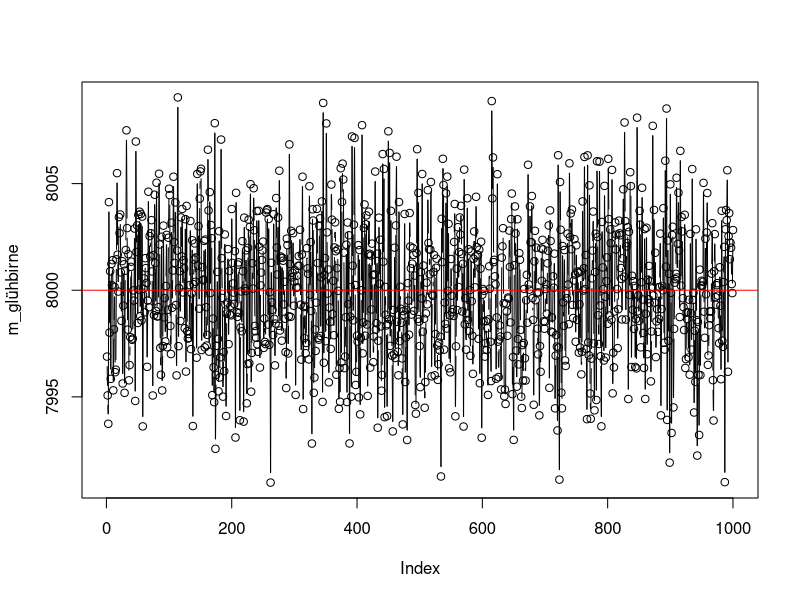
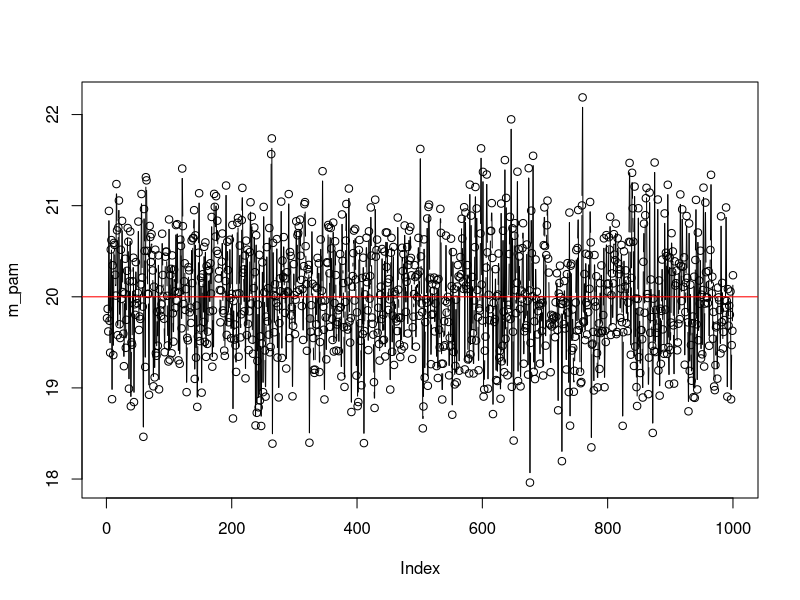
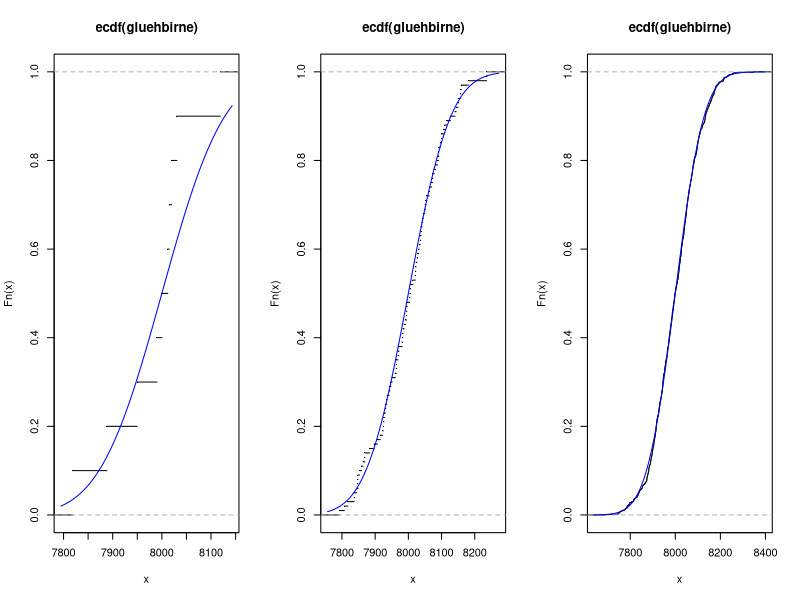
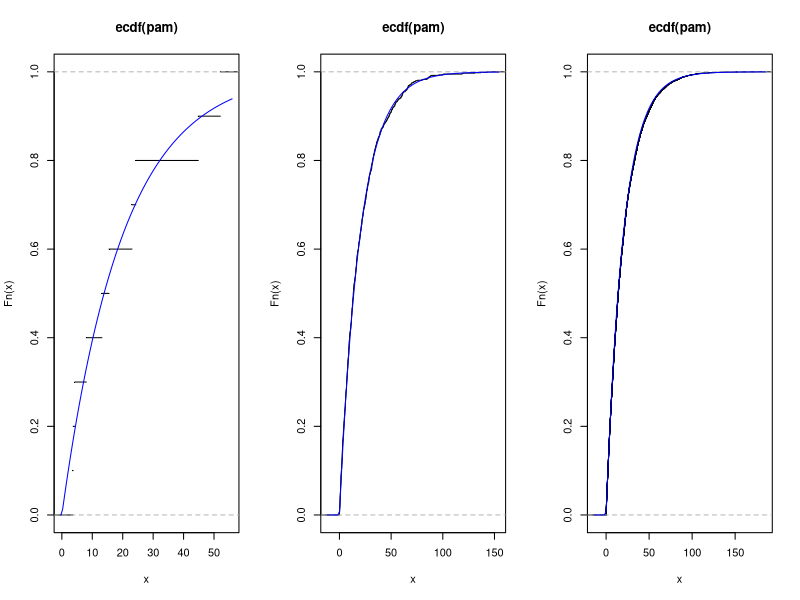
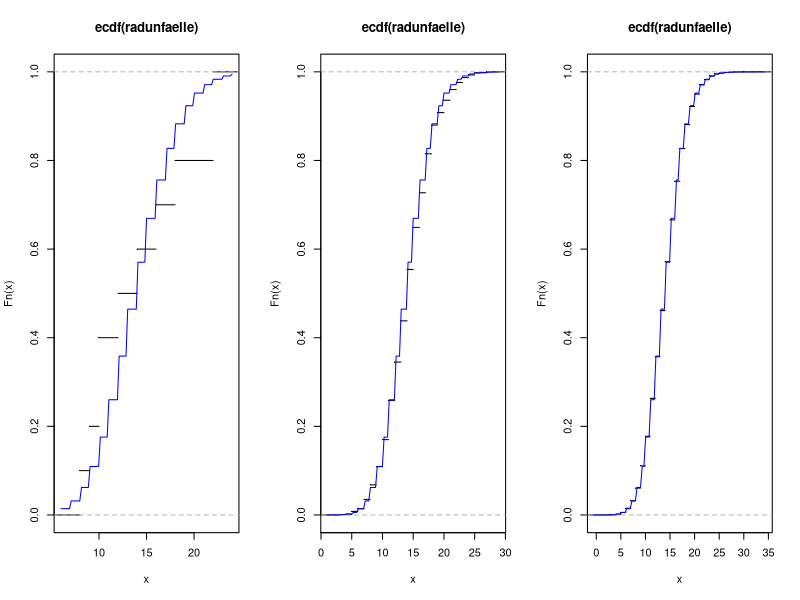
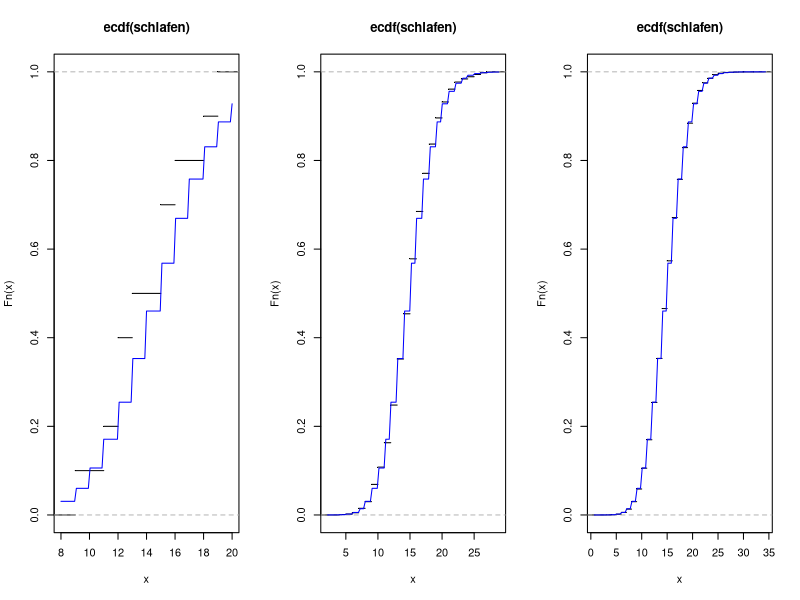

Write the R code that produced these figures, in order. (Note: this script raises an error after producing the figures.)
# Aufgabe 8.3 

# Aufgabe 8.3 a) 
set.seed(55)

glühbirne <- rnorm(10, mean = 8000, sd = 100)
PAM <- rexp(10, 1/20)
Radfahrer <- rpois(10, 14)
Student <- rbinom(10, 150, 0.1)
Schweine <- runif(10, 1, 5)

# Aufgabe 8.3 b) 
# erstelle Stichproben mit n = 1000 und berechne jeweils den Mittelwert
m_glühbirne <- c()
m_pam <- c()
m_radfahrer <- c()
m_student <- c()
m_schweine <- c()
n <- 1000


for(i in 1:1000) {
    m_glühbirne[i] <- mean(rnorm(n, mean = 8000, sd = 100))
    m_pam[i] <- mean(rexp(n, 1/20))
    m_radfahrer[i] <- mean(rpois(n, 14))
    m_student[i] <- mean(rbinom(n, 150, 0.1))
    m_schweine[i] <- mean(runif(n, 1, 5))
}


plot(m_glühbirne, type = "b")
abline(h = 8000, col = "red")

plot(m_pam, type = "b")
abline(h = 20, col = "red")

# Aufgabe 8.3 c) 
# Hauptsatz der Statistik / Glivenko-Cantelli 
par(mfrow = c(1, 3))
set.seed(55)

for(n in c(10, 100, 1000)){
  gluehbirne = rnorm(n, mean = 8000, sd = 100)
  plot(ecdf(gluehbirne),pch=".") 
  curve(pnorm(x, mean = 8000, sd = 100),add=TRUE,col="blue") 
}

for(n in c(10, 1000, 10000)){
  pam = rexp(n, rate = 1/20)
  plot(ecdf(pam),pch=".") 
  curve(pexp(x, rate = 1/20),add=TRUE,col="blue") 
}

for(n in c(10, 1000, 10000)){
  radunfaelle = rpois(n, lambda = 14)
  plot(ecdf(radunfaelle),pch=".") 
  curve(ppois(x, lambda = 14),add=TRUE,col="blue") 
}

for(n in c(10, 1000, 10000)){
  schlafen = rbinom(n, 150, 0.1)
  plot(ecdf(schlafen),pch=".") 
  curve(pbinom(x, 150, 0.1),add=TRUE,col="blue") 
}

for(n in c(10, 1000, 10000)){
  schweine = rdunif(n,1,5)
  plot(ecdf(schweine),pch=".") 
  curve(pdunif(x, 1,5),add=TRUE,col="blue") 
}

# d) 
## Zentraler Grenzwertsatz (statt sum() kann auch mean() verwendet werden)
z_gluehbirne = data.frame()
z_pam = data.frame()
z_rad = data.frame()
z_schlafen = data.frame()
z_schweine = data.frame()

set.seed(55)
for(k in 1:10000){
  versuche = c(1,2,6)
  for(m in 1:3){
    z_gluehbirne[k,m] = sum(rnorm(versuche[m], mean = 8000, sd = 100))
    z_pam[k,m] = sum(rexp(versuche[m], rate = 1/20))
    z_rad[k,m] = sum(rpois(versuche[m], lambda = 14))
    z_schlafen[k,m] = sum(rbinom(versuche[m], 150, 0.1))
    z_schweine[k,m] = sum(runif(versuche[m],1,5)) 
  }
}

par(mfrow = c(1, 3))
hist(z_gluehbirne$V1, 
     xlab = "Lebensdauer einer Glühbirne", 
     ylab = "Häufigkeit (nach dem Testen von 10.000 Birnen)", 
     main = "Glühbirne")
hist(z_gluehbirne$V2, 
     xlab = "Summe Lebensdauer zweier Glühbirnen", 
     ylab = "Häufigkeit (nach dem Testen von 10.000 Birnen)", 
     main = "Glühbirne")
hist(z_gluehbirne$V3, 
     xlab = "Summe Lebensdauer von sechs Glühbirnen", 
     ylab = "Häufigkeit (nach dem Testen von 10.000 Birnen)", 
     main = "Glühbirne")

par(mfrow = c(1, 3))
hist(z_pam$V1, 
     xlab = "Wartezeit eines Studenten", 
     ylab = "Häufigkeit (nach dem Messen der Wartezeit von 10.000 Studenten)", 
     main = "Wartezeit beim PAM")
hist(z_pam$V2, 
     xlab = "Summe der Wartezeit zweier Studenten", 
     ylab = "Häufigkeit (nach dem Messen der Wartezeit von 10.000 Studenten)",  
     main = "Wartezeit beim PAM")
hist(z_pam$V3, 
     xlab = "Summe der Wartezeit von sechs Studenten", 
     ylab = "Häufigkeit (nach dem Messen der Wartezeit von 10.000 Studenten)", 
     main = "Wartezeit beim PAM")


par(mfrow = c(1, 3))
hist(z_rad$V1, 
     xlab = "Betrachten einer Woche", 
     ylab = "Häufigkeit (nach 10.000 Wochen)", 
     main = "Radunfälle")
hist(z_rad$V2, 
     xlab = "Betrachten zweier Wochen", 
     ylab = "Häufigkeit (nach 10.000 Wochen)", 
     main = "Radunfälle")
hist(z_rad$V3, 
     xlab = "Betrachten von sechs Wochen", 
     ylab = "Häufigkeit (nach 10.000 Wochen)", 
     main = "Radunfälle")


par(mfrow = c(1, 3))
hist(z_schlafen$V1, 
     xlab = "Schlafende Studierende nach einer Vorlesung", 
     ylab = "Häufigkeit (nach 10.000 Vorlesungen)",
     main = "Schlafende Studierende")
hist(z_schlafen$V2, 
     xlab = "Schlafende Studierende nach zwei Vorlesungen", 
     ylab = "Häufigkeit (nach 10.000 Vorlesungen)", 
     main = "Schlafende Studierende")
hist(z_schlafen$V3, 
     xlab = "Schlafende Studierende nach sechs Vorlesungen", 
     ylab = "Häufigkeit (nach 10.000 Vorlesungen)", 
     main = "Schlafende Studierende")

par(mfrow = c(1, 3))
hist(z_schweine$V1, 
     xlab = "Schweinewurf mit einem Schwein", 
     ylab = "Häufigkeit (nach 10.000 Würfen)", 
     main = "Schweinewurf")

hist(z_schweine$V2, 
     xlab = "Schweinewurf mit zwei Schweinen", 
     ylab = "Häufigkeit (nach 10.000 Würfen)", 
     main = "Schweinewurf")

hist(z_schweine$V3, 
     xlab = "Schweinewurf mit sechs Schweinen", 
     ylab = "Häufigkeit (nach 10.000 Würfen)", 
     main = "Schweinewurf")
